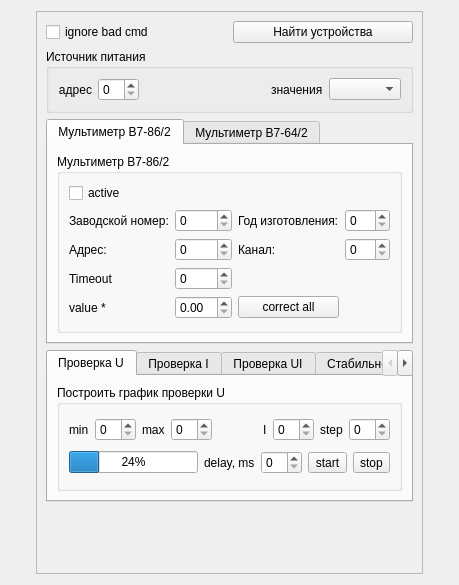
<?xml version="1.0" encoding="UTF-8"?>
<ui version="4.0">
 <class>B590</class>
 <widget class="QWidget" name="B590">
  <property name="geometry">
   <rect>
    <x>0</x>
    <y>0</y>
    <width>459</width>
    <height>585</height>
   </rect>
  </property>
  <property name="windowTitle">
   <string>Dialog</string>
  </property>
  <layout class="QHBoxLayout" name="horizontalLayout">
   <item>
    <widget class="QFrame" name="frame_2">
     <property name="sizePolicy">
      <sizepolicy hsizetype="Fixed" vsizetype="Preferred">
       <horstretch>0</horstretch>
       <verstretch>0</verstretch>
      </sizepolicy>
     </property>
     <property name="frameShape">
      <enum>QFrame::StyledPanel</enum>
     </property>
     <property name="frameShadow">
      <enum>QFrame::Raised</enum>
     </property>
     <layout class="QVBoxLayout" name="verticalLayout">
      <item>
       <layout class="QHBoxLayout" name="horizontalLayout_11">
        <item>
         <widget class="QCheckBox" name="cb_ignore_bad_cmd">
          <property name="text">
           <string>ignore bad cmd</string>
          </property>
         </widget>
        </item>
        <item>
         <widget class="QPushButton" name="btn_find_devices">
          <property name="text">
           <string>Найти устройства</string>
          </property>
         </widget>
        </item>
       </layout>
      </item>
      <item>
       <widget class="QGroupBox" name="groupBox">
        <property name="title">
         <string>Источник питания</string>
        </property>
        <layout class="QVBoxLayout" name="verticalLayout_7">
         <item>
          <layout class="QHBoxLayout" name="horizontalLayout_7">
           <item>
            <widget class="QLabel" name="label">
             <property name="text">
              <string>адрес</string>
             </property>
             <property name="alignment">
              <set>Qt::AlignRight|Qt::AlignTrailing|Qt::AlignVCenter</set>
             </property>
            </widget>
           </item>
           <item>
            <widget class="QSpinBox" name="sb_address"/>
           </item>
           <item>
            <spacer name="horizontalSpacer_5">
             <property name="orientation">
              <enum>Qt::Horizontal</enum>
             </property>
             <property name="sizeHint" stdset="0">
              <size>
               <width>40</width>
               <height>20</height>
              </size>
             </property>
            </spacer>
           </item>
           <item>
            <widget class="QLabel" name="label_6">
             <property name="text">
              <string>значения</string>
             </property>
            </widget>
           </item>
           <item>
            <widget class="QComboBox" name="cb_in_parrot"/>
           </item>
          </layout>
         </item>
        </layout>
       </widget>
      </item>
      <item>
       <widget class="QTabWidget" name="tabWidget_2">
        <property name="currentIndex">
         <number>0</number>
        </property>
        <widget class="QWidget" name="tab_2">
         <attribute name="title">
          <string>Мультиметр В7-86/2</string>
         </attribute>
         <layout class="QVBoxLayout" name="verticalLayout_11">
          <item>
           <widget class="QGroupBox" name="groupBox_4">
            <property name="title">
             <string>Мультиметр В7-86/2</string>
            </property>
            <layout class="QVBoxLayout" name="verticalLayout_4">
             <item>
              <widget class="QCheckBox" name="cb_active_V7862">
               <property name="text">
                <string>active</string>
               </property>
              </widget>
             </item>
             <item>
              <layout class="QGridLayout" name="gridLayout_2">
               <item row="2" column="3">
                <widget class="QSpinBox" name="sb_channel_V7862"/>
               </item>
               <item row="2" column="1">
                <widget class="QSpinBox" name="sb_address_V7862"/>
               </item>
               <item row="2" column="2">
                <widget class="QLabel" name="label_13">
                 <property name="text">
                  <string>Канал:</string>
                 </property>
                </widget>
               </item>
               <item row="4" column="0">
                <widget class="QLabel" name="label_14">
                 <property name="text">
                  <string>Timeout</string>
                 </property>
                </widget>
               </item>
               <item row="4" column="1">
                <widget class="QSpinBox" name="sb_timeout_V7862"/>
               </item>
               <item row="0" column="3">
                <widget class="QSpinBox" name="sb_year_V7862"/>
               </item>
               <item row="2" column="0">
                <widget class="QLabel" name="label_12">
                 <property name="text">
                  <string>Адрес:</string>
                 </property>
                </widget>
               </item>
               <item row="0" column="1">
                <widget class="QSpinBox" name="sb_serno_V7862"/>
               </item>
               <item row="0" column="0">
                <widget class="QLabel" name="label_10">
                 <property name="text">
                  <string>Заводской номер:</string>
                 </property>
                </widget>
               </item>
               <item row="0" column="2">
                <widget class="QLabel" name="label_11">
                 <property name="text">
                  <string>Год изготовления:</string>
                 </property>
                </widget>
               </item>
               <item row="5" column="0">
                <widget class="QLabel" name="label_16">
                 <property name="text">
                  <string>value *</string>
                 </property>
                </widget>
               </item>
               <item row="5" column="1">
                <widget class="QDoubleSpinBox" name="sb_factor_V7862"/>
               </item>
               <item row="5" column="2">
                <widget class="QPushButton" name="btn_correct_V7862_value">
                 <property name="text">
                  <string>correct all</string>
                 </property>
                </widget>
               </item>
              </layout>
             </item>
            </layout>
           </widget>
          </item>
         </layout>
        </widget>
        <widget class="QWidget" name="tab_3">
         <attribute name="title">
          <string>Мультиметр В7-64/2</string>
         </attribute>
         <layout class="QVBoxLayout" name="verticalLayout_12">
          <item>
           <widget class="QGroupBox" name="groupBox_5">
            <property name="title">
             <string>Мультиметр В7-64/2</string>
            </property>
            <layout class="QVBoxLayout" name="verticalLayout_5">
             <item>
              <widget class="QCheckBox" name="cb_active_V7642">
               <property name="text">
                <string>active</string>
               </property>
              </widget>
             </item>
             <item>
              <layout class="QHBoxLayout" name="horizontalLayout_6">
               <item>
                <widget class="QLabel" name="label_15">
                 <property name="text">
                  <string>Адрес</string>
                 </property>
                </widget>
               </item>
               <item>
                <widget class="QSpinBox" name="sb_adress_V7642"/>
               </item>
               <item>
                <widget class="QLabel" name="label_17">
                 <property name="text">
                  <string>value *</string>
                 </property>
                 <property name="alignment">
                  <set>Qt::AlignRight|Qt::AlignTrailing|Qt::AlignVCenter</set>
                 </property>
                </widget>
               </item>
               <item>
                <widget class="QDoubleSpinBox" name="sb_factor_V7642"/>
               </item>
               <item>
                <widget class="QPushButton" name="btn_correct_V7642_value">
                 <property name="text">
                  <string>correct all</string>
                 </property>
                </widget>
               </item>
              </layout>
             </item>
            </layout>
           </widget>
          </item>
          <item>
           <spacer name="verticalSpacer_3">
            <property name="orientation">
             <enum>Qt::Vertical</enum>
            </property>
            <property name="sizeHint" stdset="0">
             <size>
              <width>20</width>
              <height>71</height>
             </size>
            </property>
           </spacer>
          </item>
         </layout>
        </widget>
       </widget>
      </item>
      <item>
       <widget class="QTabWidget" name="tabWidget">
        <property name="currentIndex">
         <number>0</number>
        </property>
        <widget class="QWidget" name="tb_check_U">
         <attribute name="title">
          <string>Проверка U</string>
         </attribute>
         <layout class="QVBoxLayout" name="verticalLayout_8">
          <item>
           <widget class="QGroupBox" name="groupBox_2">
            <property name="title">
             <string>Построить график проверки U</string>
            </property>
            <layout class="QVBoxLayout" name="verticalLayout_2">
             <item>
              <layout class="QHBoxLayout" name="horizontalLayout_9">
               <item>
                <widget class="QLabel" name="label_3">
                 <property name="text">
                  <string>min</string>
                 </property>
                </widget>
               </item>
               <item>
                <widget class="QSpinBox" name="sb_min_value_U"/>
               </item>
               <item>
                <widget class="QLabel" name="label_4">
                 <property name="text">
                  <string>max</string>
                 </property>
                </widget>
               </item>
               <item>
                <widget class="QSpinBox" name="sb_max_value_U"/>
               </item>
               <item>
                <spacer name="horizontalSpacer_4">
                 <property name="orientation">
                  <enum>Qt::Horizontal</enum>
                 </property>
                 <property name="sizeHint" stdset="0">
                  <size>
                   <width>40</width>
                   <height>20</height>
                  </size>
                 </property>
                </spacer>
               </item>
               <item>
                <widget class="QLabel" name="label_7">
                 <property name="text">
                  <string>I</string>
                 </property>
                </widget>
               </item>
               <item>
                <widget class="QSpinBox" name="sb_value_I"/>
               </item>
               <item>
                <widget class="QLabel" name="label_19">
                 <property name="text">
                  <string>step</string>
                 </property>
                </widget>
               </item>
               <item>
                <widget class="QSpinBox" name="sb_step_U"/>
               </item>
              </layout>
             </item>
             <item>
              <layout class="QHBoxLayout" name="horizontalLayout_3">
               <item>
                <widget class="QProgressBar" name="progressbar_U">
                 <property name="value">
                  <number>24</number>
                 </property>
                </widget>
               </item>
               <item>
                <widget class="QLabel" name="label_8">
                 <property name="text">
                  <string>delay, ms</string>
                 </property>
                </widget>
               </item>
               <item>
                <widget class="QSpinBox" name="sb_timeout_U"/>
               </item>
               <item>
                <widget class="QToolButton" name="btn_start_test_triangle_U">
                 <property name="text">
                  <string>start</string>
                 </property>
                </widget>
               </item>
               <item>
                <widget class="QToolButton" name="btn_stop_test_triangle_U">
                 <property name="text">
                  <string>stop</string>
                 </property>
                </widget>
               </item>
              </layout>
             </item>
            </layout>
           </widget>
          </item>
         </layout>
        </widget>
        <widget class="QWidget" name="tb_check_I">
         <attribute name="title">
          <string>Проверка I</string>
         </attribute>
         <layout class="QVBoxLayout" name="verticalLayout_9">
          <item>
           <widget class="QGroupBox" name="groupBox_6">
            <property name="title">
             <string>Построить график проверки I</string>
            </property>
            <layout class="QVBoxLayout" name="verticalLayout_6">
             <item>
              <layout class="QHBoxLayout" name="horizontalLayout_5">
               <item>
                <widget class="QLabel" name="label_20">
                 <property name="text">
                  <string>min</string>
                 </property>
                </widget>
               </item>
               <item>
                <widget class="QSpinBox" name="sb_min_value_I"/>
               </item>
               <item>
                <widget class="QLabel" name="label_21">
                 <property name="text">
                  <string>max</string>
                 </property>
                </widget>
               </item>
               <item>
                <widget class="QSpinBox" name="sb_max_value_I"/>
               </item>
               <item>
                <spacer name="horizontalSpacer_3">
                 <property name="orientation">
                  <enum>Qt::Horizontal</enum>
                 </property>
                 <property name="sizeHint" stdset="0">
                  <size>
                   <width>40</width>
                   <height>20</height>
                  </size>
                 </property>
                </spacer>
               </item>
               <item>
                <widget class="QLabel" name="label_22">
                 <property name="text">
                  <string>U</string>
                 </property>
                </widget>
               </item>
               <item>
                <widget class="QSpinBox" name="sb_value_U"/>
               </item>
               <item>
                <widget class="QLabel" name="label_23">
                 <property name="text">
                  <string>step</string>
                 </property>
                </widget>
               </item>
               <item>
                <widget class="QSpinBox" name="sb_step_I"/>
               </item>
              </layout>
             </item>
             <item>
              <layout class="QHBoxLayout" name="horizontalLayout_10">
               <item>
                <widget class="QProgressBar" name="progressbar_I">
                 <property name="value">
                  <number>24</number>
                 </property>
                </widget>
               </item>
               <item>
                <widget class="QLabel" name="label_5">
                 <property name="text">
                  <string>delay, ms</string>
                 </property>
                </widget>
               </item>
               <item>
                <widget class="QSpinBox" name="sb_timeout_I"/>
               </item>
               <item>
                <widget class="QToolButton" name="btn_start_test_triangle_I">
                 <property name="text">
                  <string>start</string>
                 </property>
                </widget>
               </item>
               <item>
                <widget class="QToolButton" name="btn_stop_test_triangle_I">
                 <property name="text">
                  <string>stop</string>
                 </property>
                </widget>
               </item>
              </layout>
             </item>
            </layout>
           </widget>
          </item>
         </layout>
        </widget>
        <widget class="QWidget" name="tb_check_UI">
         <attribute name="title">
          <string>Проверка UI</string>
         </attribute>
         <layout class="QVBoxLayout" name="verticalLayout_13">
          <item>
           <widget class="QGroupBox" name="groupBox_7">
            <property name="title">
             <string>Построить график проверки UI</string>
            </property>
            <layout class="QVBoxLayout" name="verticalLayout_14">
             <item>
              <layout class="QHBoxLayout" name="horizontalLayout_2">
               <item>
                <widget class="QLabel" name="label_18">
                 <property name="text">
                  <string>min</string>
                 </property>
                </widget>
               </item>
               <item>
                <widget class="QSpinBox" name="sb_min_value_UI"/>
               </item>
               <item>
                <widget class="QLabel" name="label_24">
                 <property name="text">
                  <string>max</string>
                 </property>
                </widget>
               </item>
               <item>
                <widget class="QSpinBox" name="sb_max_value_UI"/>
               </item>
               <item>
                <spacer name="horizontalSpacer_2">
                 <property name="orientation">
                  <enum>Qt::Horizontal</enum>
                 </property>
                 <property name="sizeHint" stdset="0">
                  <size>
                   <width>40</width>
                   <height>20</height>
                  </size>
                 </property>
                </spacer>
               </item>
               <item>
                <widget class="QLabel" name="label_26">
                 <property name="text">
                  <string>step</string>
                 </property>
                </widget>
               </item>
               <item>
                <widget class="QSpinBox" name="sb_step_UI"/>
               </item>
              </layout>
             </item>
             <item>
              <layout class="QHBoxLayout" name="horizontalLayout_8">
               <item>
                <widget class="QProgressBar" name="progressbar_UI">
                 <property name="value">
                  <number>24</number>
                 </property>
                </widget>
               </item>
               <item>
                <widget class="QLabel" name="label_27">
                 <property name="text">
                  <string>delay, ms</string>
                 </property>
                </widget>
               </item>
               <item>
                <widget class="QSpinBox" name="sb_timeout_UI"/>
               </item>
               <item>
                <widget class="QToolButton" name="btn_start_test_triangle_UI">
                 <property name="text">
                  <string>start</string>
                 </property>
                </widget>
               </item>
               <item>
                <widget class="QToolButton" name="btn_stop_test_triangle_UI">
                 <property name="text">
                  <string>stop</string>
                 </property>
                </widget>
               </item>
              </layout>
             </item>
            </layout>
           </widget>
          </item>
         </layout>
        </widget>
        <widget class="QWidget" name="tab">
         <attribute name="title">
          <string>Стабильность</string>
         </attribute>
         <layout class="QVBoxLayout" name="verticalLayout_10">
          <item>
           <widget class="QGroupBox" name="groupBox_3">
            <property name="title">
             <string>Тест стабильности прибора</string>
            </property>
            <layout class="QVBoxLayout" name="verticalLayout_3">
             <item>
              <layout class="QHBoxLayout" name="horizontalLayout_4">
               <item>
                <widget class="QLabel" name="label_2">
                 <property name="text">
                  <string>U</string>
                 </property>
                </widget>
               </item>
               <item>
                <widget class="QSpinBox" name="sb_stability_value_U"/>
               </item>
               <item>
                <widget class="QLabel" name="label_9">
                 <property name="text">
                  <string>I</string>
                 </property>
                </widget>
               </item>
               <item>
                <widget class="QSpinBox" name="sb_stability_value_I"/>
               </item>
               <item>
                <spacer name="horizontalSpacer">
                 <property name="orientation">
                  <enum>Qt::Horizontal</enum>
                 </property>
                 <property name="sizeHint" stdset="0">
                  <size>
                   <width>40</width>
                   <height>20</height>
                  </size>
                 </property>
                </spacer>
               </item>
               <item>
                <widget class="QToolButton" name="btn_start_test_stability">
                 <property name="text">
                  <string>start</string>
                 </property>
                </widget>
               </item>
               <item>
                <widget class="QToolButton" name="btn_stop_test_stability">
                 <property name="text">
                  <string>stop</string>
                 </property>
                </widget>
               </item>
              </layout>
             </item>
             <item>
              <spacer name="verticalSpacer_2">
               <property name="orientation">
                <enum>Qt::Vertical</enum>
               </property>
               <property name="sizeHint" stdset="0">
                <size>
                 <width>20</width>
                 <height>40</height>
                </size>
               </property>
              </spacer>
             </item>
            </layout>
           </widget>
          </item>
         </layout>
        </widget>
       </widget>
      </item>
      <item>
       <spacer name="verticalSpacer">
        <property name="orientation">
         <enum>Qt::Vertical</enum>
        </property>
        <property name="sizeHint" stdset="0">
         <size>
          <width>20</width>
          <height>40</height>
         </size>
        </property>
       </spacer>
      </item>
     </layout>
    </widget>
   </item>
   <item>
    <layout class="QVBoxLayout" name="grapher_layout"/>
   </item>
  </layout>
 </widget>
 <resources/>
 <connections/>
</ui>
